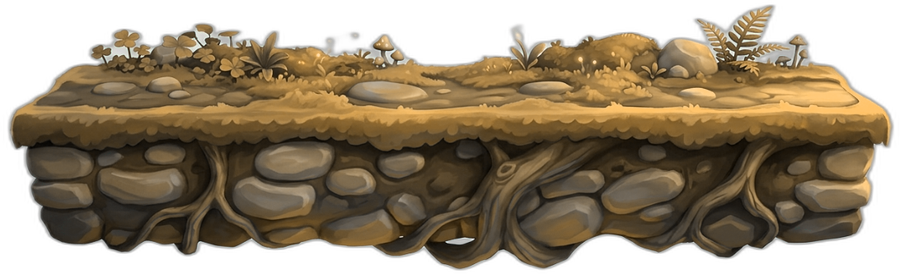
#> input picture candy-dash/assets/dunes/terrain/ground-1.png, 900 x 274 px, found by its file name
$ python make_dunes_placeholders.py
#> lines starting #> are read from the running program, lines starting #| are printed output that depends on the picture
"""Generate PLACEHOLDER art for World 2 (Sun-Blasted Dunes).

Two jobs:
1. Procedural parallax layers (sky/far/mid/near/near2/fg) — warm desert
   gradient sky + sun, then layered dune-ridge silhouettes in progressively
   darker sand tones. Painterly-ish via soft noise on the ridgelines.
2. Hue-shifted copies of the Whispering Forest terrain art (ground shelves,
   branch platform, tree exit) toward sand/bleached-bone tones, so all the
   collision metadata (surfaceFrac, bumps, branch profile) carries over
   unchanged.

These are STAND-INS until real art is generated with the Flux/ComfyUI
workflow — see docs/WORLD2_ASSET_PROMPTS.md for the prompt pack. Replace
files in assets/dunes/ 1:1 (same names) and the game picks them up.

Run from the candy-dash folder:  python tools/make_dunes_placeholders.py
"""

import colorsys
import math
import random
from pathlib import Path

from PIL import Image

ROOT = Path(__file__).resolve().parents[1]
FOREST = ROOT / "assets" / "forest"
OUT = ROOT / "assets" / "dunes"
(OUT / "parallax").mkdir(parents=True, exist_ok=True)
(OUT / "terrain").mkdir(parents=True, exist_ok=True)
(OUT / "cutscene").mkdir(parents=True, exist_ok=True)

random.seed(21)  # reproducible dunes

W, H = 2048, 1200  # matches the forest layers' working scale


def ridge(width, base_frac, amp_frac, waves, seed):
    """A smooth dune ridgeline: sum of a few sines, tileable across width."""
    rnd = random.Random(seed)
    phases = [rnd.uniform(0, math.tau) for _ in range(waves)]
    amps = [rnd.uniform(0.4, 1.0) for _ in range(waves)]
    ys = []
    for x in range(width):
        t = x / width * math.tau
        v = sum(a * math.sin(t * (i + 1) + p) for i, (a, p) in enumerate(zip(amps, phases)))
        v /= sum(amps)
        ys.append(int(H * (base_frac + amp_frac * v)))
    return ys


def dune_layer(name, color, base_frac, amp_frac, waves, seed, haze=None):
    img = Image.new("RGBA", (W, H), (0, 0, 0, 0))
    px = img.load()
    ys = ridge(W, base_frac, amp_frac, waves, seed)
    r, g, b = color
    for x in range(W):
        top = ys[x]
        for y in range(max(0, top), H):
            # subtle vertical shading: darker toward the bottom
            shade = 1 - 0.25 * (y - top) / max(1, H - top)
            px[x, y] = (int(r * shade), int(g * shade), int(b * shade), 255)
        if haze:  # soft light rim along the crest (sun-bleached edge)
            for y in range(max(0, top - 6), top):
                a = int(255 * (1 - (top - y) / 6) * 0.6)
                px[x, y] = (haze[0], haze[1], haze[2], a)
    img.save(OUT / "parallax" / name)
    print("wrote", name)


def sky():
    img = Image.new("RGBA", (W, H))
#> img: PIL image 2048x1200 RGBA; every value is 0
    px = img.load()
    # warm desert sky: pale gold horizon -> dusty blue zenith
    top = (126, 168, 196)
    bottom = (244, 224, 172)
    for y in range(H):
        t = y / H
        c = tuple(int(top[i] + (bottom[i] - top[i]) * (t**1.3)) for i in range(3))
        for x in range(W):
            px[x, y] = (*c, 255)
    # big low sun with soft bloom
    sx, sy, rad = int(W * 0.68), int(H * 0.38), 130
    for y in range(sy - rad * 3, sy + rad * 3):
        if not (0 <= y < H):
            continue
        for x in range(sx - rad * 3, sx + rad * 3):
            if not (0 <= x < W):
                continue
            d = math.hypot(x - sx, y - sy)
            if d < rad:
                px[x, y] = (255, 246, 214, 255)
            elif d < rad * 3:
                t = 1 - (d - rad) / (rad * 2)
                pr, pg, pb, _ = px[x, y]
                a = t * t * 0.55
                px[x, y] = (
                    int(pr + (255 - pr) * a),
                    int(pg + (246 - pg) * a),
                    int(pb + (214 - pb) * a),
                    255,
                )
    img.save(OUT / "parallax" / "sky.png")
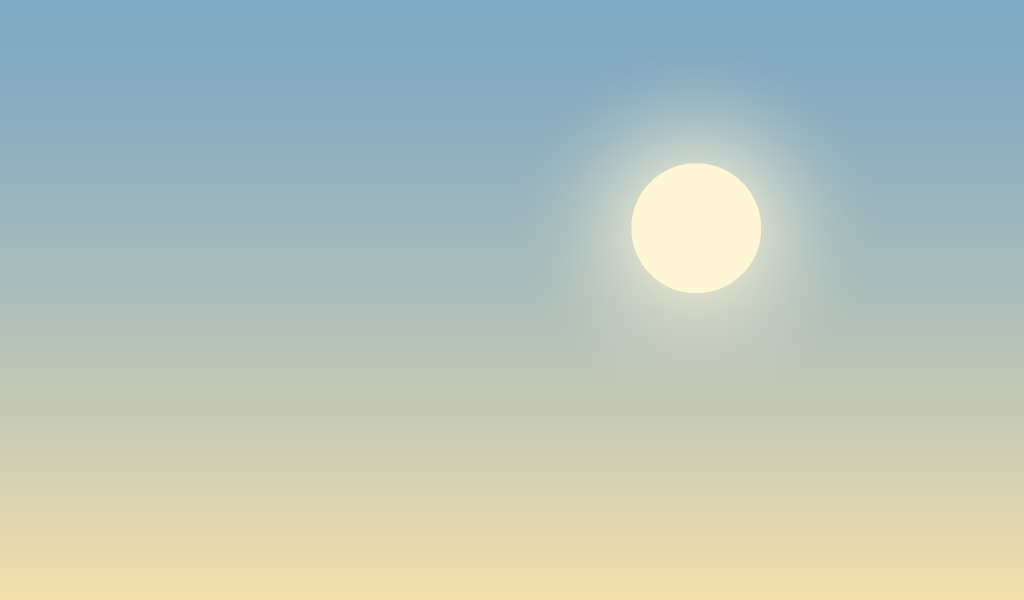
#> saved as sky.png: PIL image 2048x1200 RGBA (shown at 1/2 size); mean R, G, B, A 181, 194.6, 186.1, 255
    print("wrote sky.png")


def hue_shift_file(src, dst, target_h, sat_mul=0.9, val_mul=1.08):
    """Recolor art toward a target hue while keeping alpha + detail."""
    img = Image.open(src).convert("RGBA")
    px = img.load()
    w, h = img.size
    for y in range(h):
        for x in range(w):
            r, g, b, a = px[x, y]
            if a == 0:
                continue
            hh, ss, vv = colorsys.rgb_to_hsv(r / 255, g / 255, b / 255)
            # pull hue toward the sand hue; keep near-neutrals neutral
            hh = target_h if ss > 0.12 else hh
            ss = min(1, ss * sat_mul)
            vv = min(1, vv * val_mul)
            nr, ng, nb = colorsys.hsv_to_rgb(hh, ss, vv)
            px[x, y] = (int(nr * 255), int(ng * 255), int(nb * 255), a)
    img.save(dst)
    print("wrote", dst.name)


SAND_H = 0.10  # ~36 degrees: warm sand
BONE_H = 0.11

sky()
# far: pale distant dunes low on the frame
dune_layer("far.png", (226, 203, 156), 0.62, 0.03, 3, seed=1, haze=(255, 240, 205))
#> in dune_layer, `img.save(OUT / "parallax" / name)`:
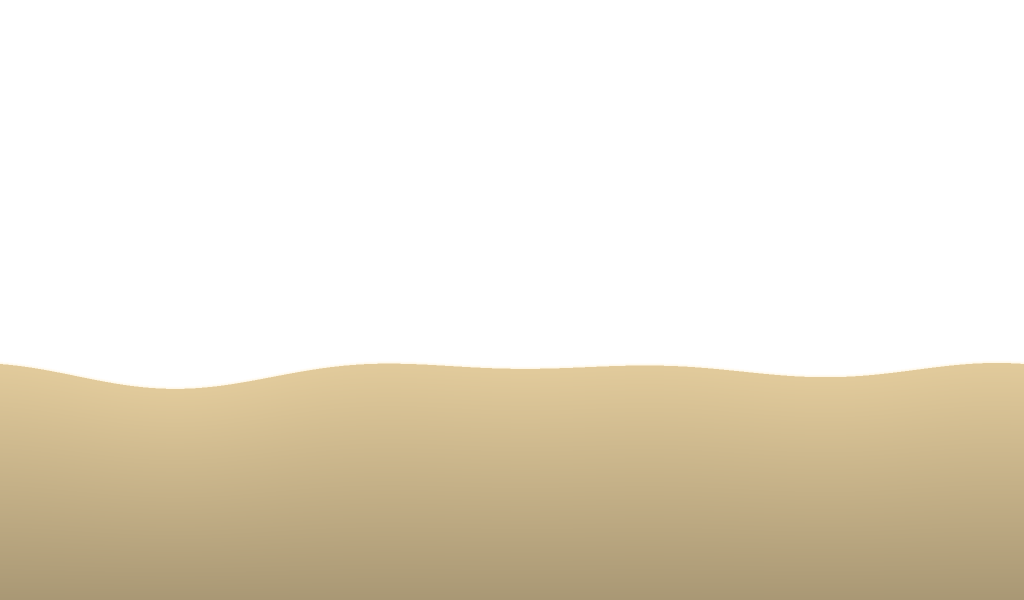
#> saved as far.png: PIL image 2048x1200 RGBA (shown at 1/2 size); mean R, G, B, A 76.3, 68.6, 52.8, 97.3; transparent parts drawn white
dune_layer("mid.png", (211, 182, 130), 0.68, 0.045, 4, seed=2, haze=(252, 232, 190))
#> call 2 of dune_layer, with name = 'mid.png', color = (211, 182, 130), base_frac = 0.68, amp_frac = 0.045, waves = 4, seed = 2, haze = (252, 232, 190)
#> in dune_layer (call 2), `img.save(OUT / "parallax" / name)`:
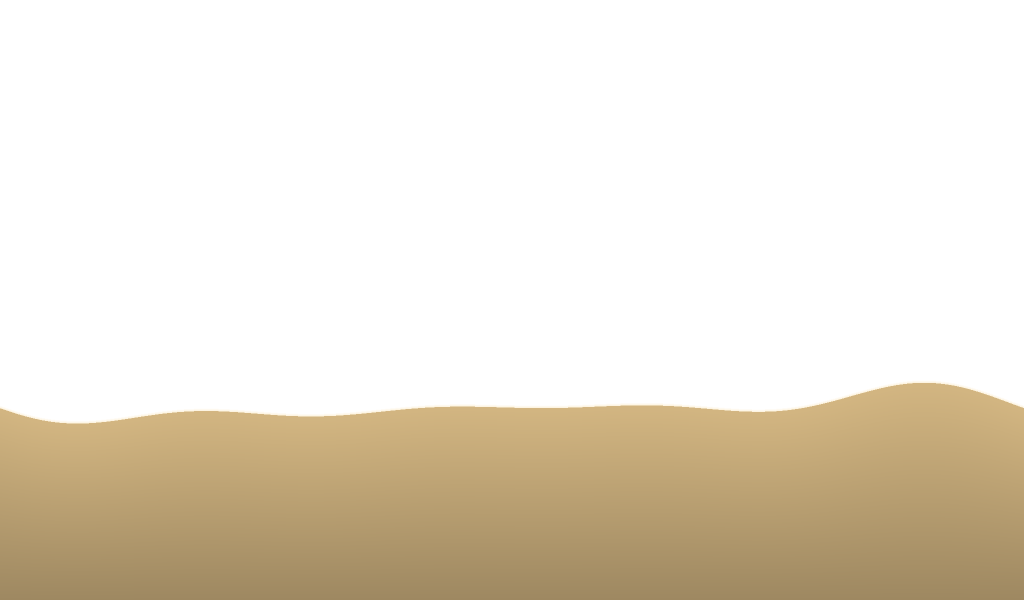
#> saved as mid.png: PIL image 2048x1200 RGBA (shown at 1/2 size); mean R, G, B, A 60.3, 52, 37.3, 82; transparent parts drawn white
dune_layer("near.png", (196, 163, 108), 0.74, 0.06, 4, seed=3, haze=(250, 226, 178))
#> call 3 of dune_layer, with name = 'near.png', color = (196, 163, 108), base_frac = 0.74, amp_frac = 0.06, waves = 4, seed = 3, haze = (250, 226, 178)
#> in dune_layer (call 3), `img.save(OUT / "parallax" / name)`:
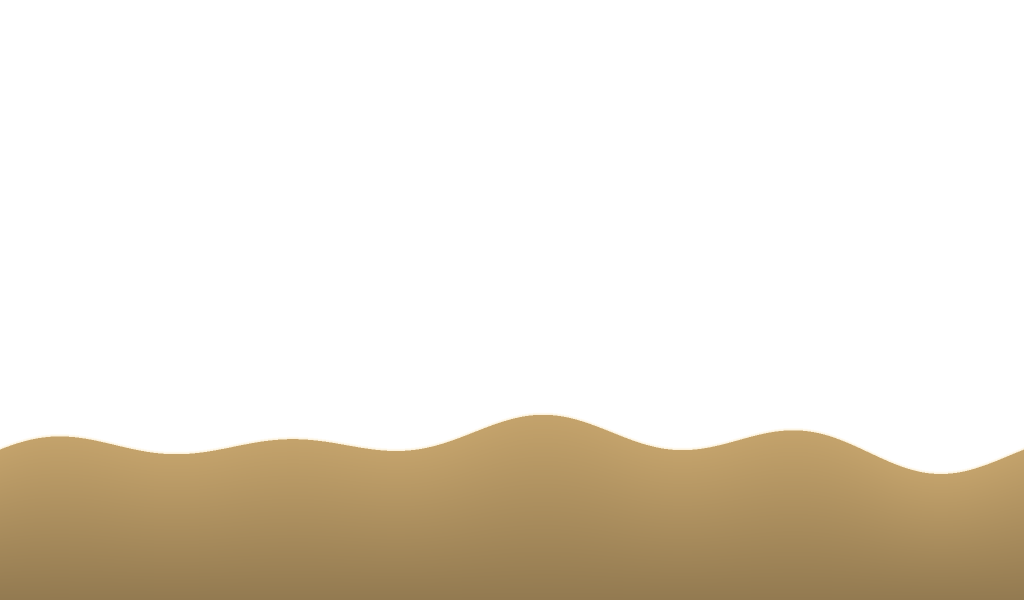
#> saved as near.png: PIL image 2048x1200 RGBA (shown at 1/2 size); mean R, G, B, A 45.8, 38.2, 25.4, 66.7; transparent parts drawn white
dune_layer("near2.png", (178, 143, 92), 0.80, 0.07, 5, seed=4, haze=(246, 218, 166))
#> call 4 of dune_layer, with name = 'near2.png', color = (178, 143, 92), base_frac = 0.8, amp_frac = 0.07, waves = 5, seed = 4, haze = (246, 218, 166)
#> in dune_layer (call 4), `img.save(OUT / "parallax" / name)`:
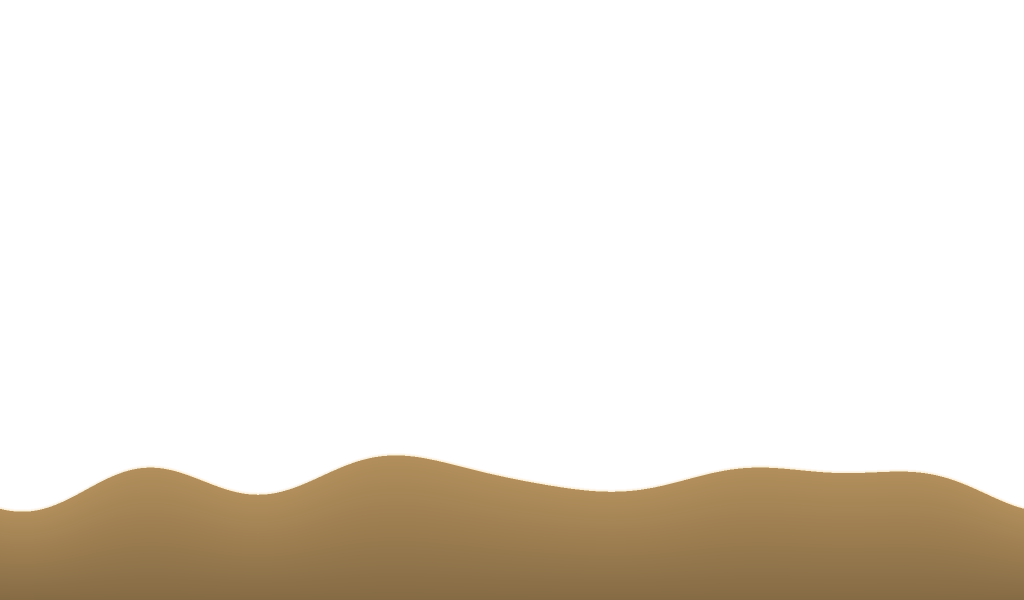
#> saved as near2.png: PIL image 2048x1200 RGBA (shown at 1/2 size); mean R, G, B, A 32.4, 26.1, 16.9, 51.4; transparent parts drawn white
dune_layer("fg.png", (156, 120, 74), 0.88, 0.08, 5, seed=5)
#> in dune_layer (call 5), `img.save(OUT / "parallax" / name)`:
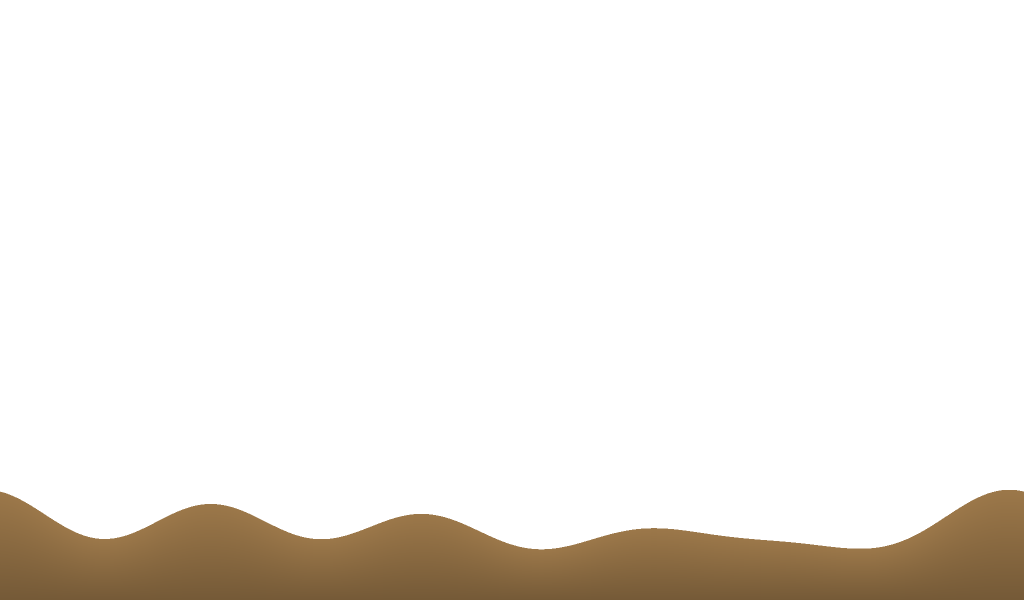
#> saved as fg.png: PIL image 2048x1200 RGBA (shown at 1/2 size); mean R, G, B, A 16.4, 12.6, 7.7, 30.7; transparent parts drawn white

# Terrain: hue-shift the forest art so all collision metadata carries over.
hue_shift_file(FOREST / "terrain" / "ground-1.png", OUT / "terrain" / "ground-1.png", SAND_H)
#> in hue_shift_file, img is the input picture: PIL image 900x274 RGBA; mean R, G, B, A 77.2, 63, 41.6, 174.7
hue_shift_file(FOREST / "terrain" / "ground-2.png", OUT / "terrain" / "ground-2.png", SAND_H)
#> (the run stopped early here; a loop or call above may not have finished)
